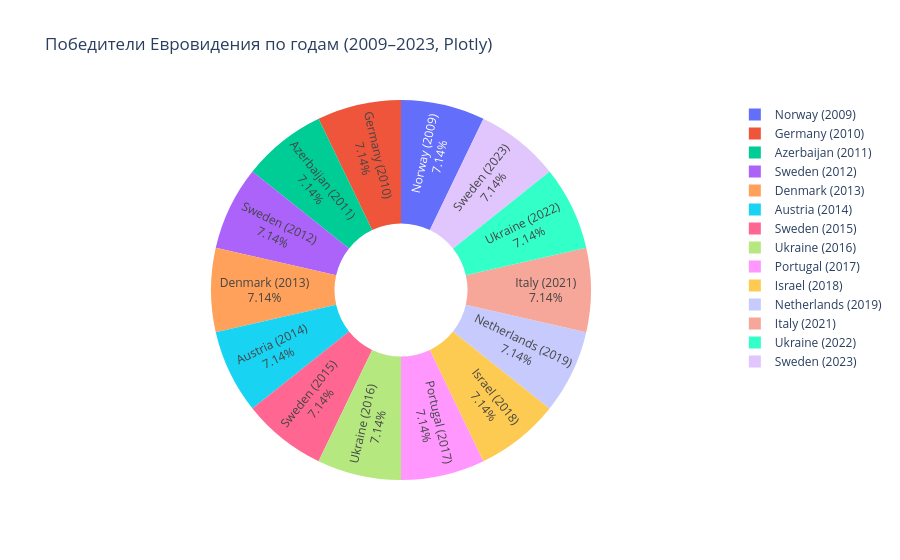

This figure's notebook cell:
### Code cell
# Plotly 
fig = px.pie(
    winners, names='label',
    title='Победители Евровидения по годам (2009–2023, Plotly)',
    hole=0.35
)
fig.update_traces(textinfo='label+percent')
fig.show()

### Figure 1 — Plotly figure (JSON) as saved in the notebook; plotly's stock layout.template omitted (floating-point values rounded to 4 significant figures)
{"data": [{"domain": {"x": [0, 1], "y": [0, 1]}, "hole": 0.35, "hovertemplate": "label=%{label}<extra></extra>", "labels": ["Norway (2009)", "Germany (2010)", "Azerbaijan (2011)", "Sweden (2012)", "Denmark (2013)", "Austria (2014)", "Sweden (2015)", "Ukraine (2016)", "Portugal (2017)", "Israel (2018)", "Netherlands (2019)", "Italy (2021)", "Ukraine (2022)", "Sweden (2023)"], "legendgroup": "", "name": "", "showlegend": true, "textinfo": "label+percent", "type": "pie"}], "layout": {"legend": {"tracegroupgap": 0}, "title": {"text": "Победители Евровидения по годам (2009–2023, Plotly)"}}}
